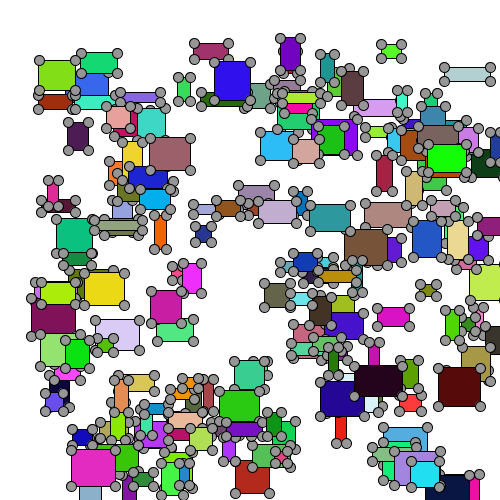
Frame 1 (no input)
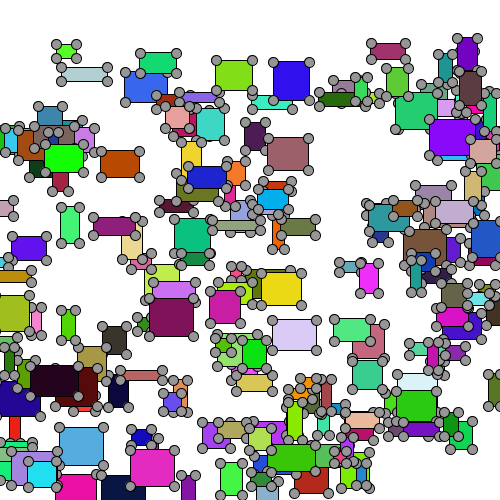
Frame 60 (the mouse pressed at the canvas centre just before this capture)
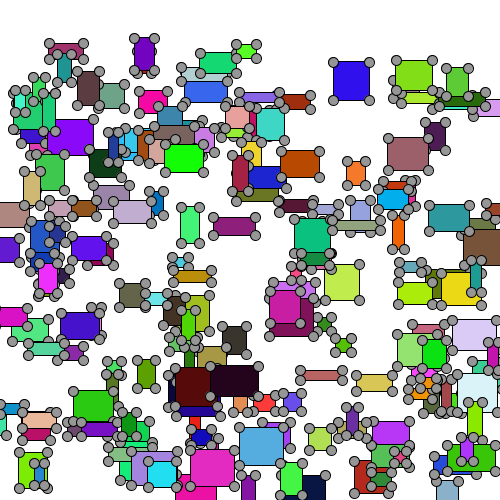
Frame 120 (the mouse held since frame 60 and released just before this capture)

The Processing sketch that drew these frames (run headless with seeded random() and noise(); from frame 60 on, the mouse is pressed at the canvas centre):

// Processing sketch: processing_135805
// ── processing_135805.pde

int NUM_CARS = 180;

Car[] cars = new Car[NUM_CARS];

void setup() {
  size(500, 500);
  for (int i=0; i < NUM_CARS; i++) {
    cars[i] = makeRandomCar();
  }
}

Car makeRandomCar() {
  color c = color(random(255), random(255), random(255));
  float initialX = random(50, width);
  float initialY = random(50, height);
  float initialSpeed = random(3) + 1;
  int len = (int) random(10,50);
  int wid = int(random(10,40));
  return new Car(c, (int) initialX, (int) initialY, (int) initialSpeed, len, wid);
}

void draw() {
  background(255);
  int x = 10;
  int y = 20;
  //   1        2                3      { 4 }
  for (int i=0; i < cars.length; i++) {
    Car c = cars[i];
    c.move();
    c.display();
  }
  // 1: initialize a variable. This only runs one time at the
  // very beginning of the for-loop.
  
  // 2. test if the loop should continue. This is tested at the
  // beginning of each iteration of the for-loop (including the
  // first one). As long as it evaluates to true, it continues.
  
  // 3. increment. This runs at the *end* of each iteration,
  // including the first iteration. Here, i++ just means to add
  // one to the current value of i. So it will get one larger
  // every time, letting us address the next car: cars[i].
  
  // 4. The block of code to execute. Here the value of i is one
  // larger every time. So cars[i] is the first car on the first
  // iteration, but cars[i] is the second car on the second round.
  
  // cars.length works because 'cars' is an array variable. We
  // declared it as "Car[] cars", meaning "This is an array of
  // Car objects".  We assign it the initial value of Cars[5],
  // meaning an array of five Cars. You index them with numbers
  // zero through four. The array has a 'length' property that
  // tells you how many things there are. You can always address
  // into the array using cars[0] through cars[cars.length-1].
}


class Car {
  
  color c;
  int xpos;
  int ypos;
  int xspeed;
  int carLength;
  int carWidth;
  
  Car(color tempC, int initialX, int initialY, int initialSpeed,
      int len, int wid) {
    c = tempC;          //
    xpos = initialX;
    ypos = initialY;    
    xspeed = initialSpeed;
    carLength = len;
    carWidth = wid;
  }
  
  void display() {
    stroke(0);              //
    fill(c);               //    
    rectMode(CENTER);
    rect(xpos,ypos,carLength,carWidth);
    
    fill(150);
    ellipse(xpos-carLength/2,ypos-carWidth/2,10,10);
    ellipse(xpos-carLength/2,ypos+carWidth/2,10,10);
    ellipse(xpos+carLength/2,ypos-carWidth/2,10,10);
    ellipse(xpos+carLength/2,ypos+carWidth/2,10,10);
  }
  
  void move() {
    xpos = xpos + xspeed;
    if (xpos > width) {
      xpos = 0;
    }
  }
}
